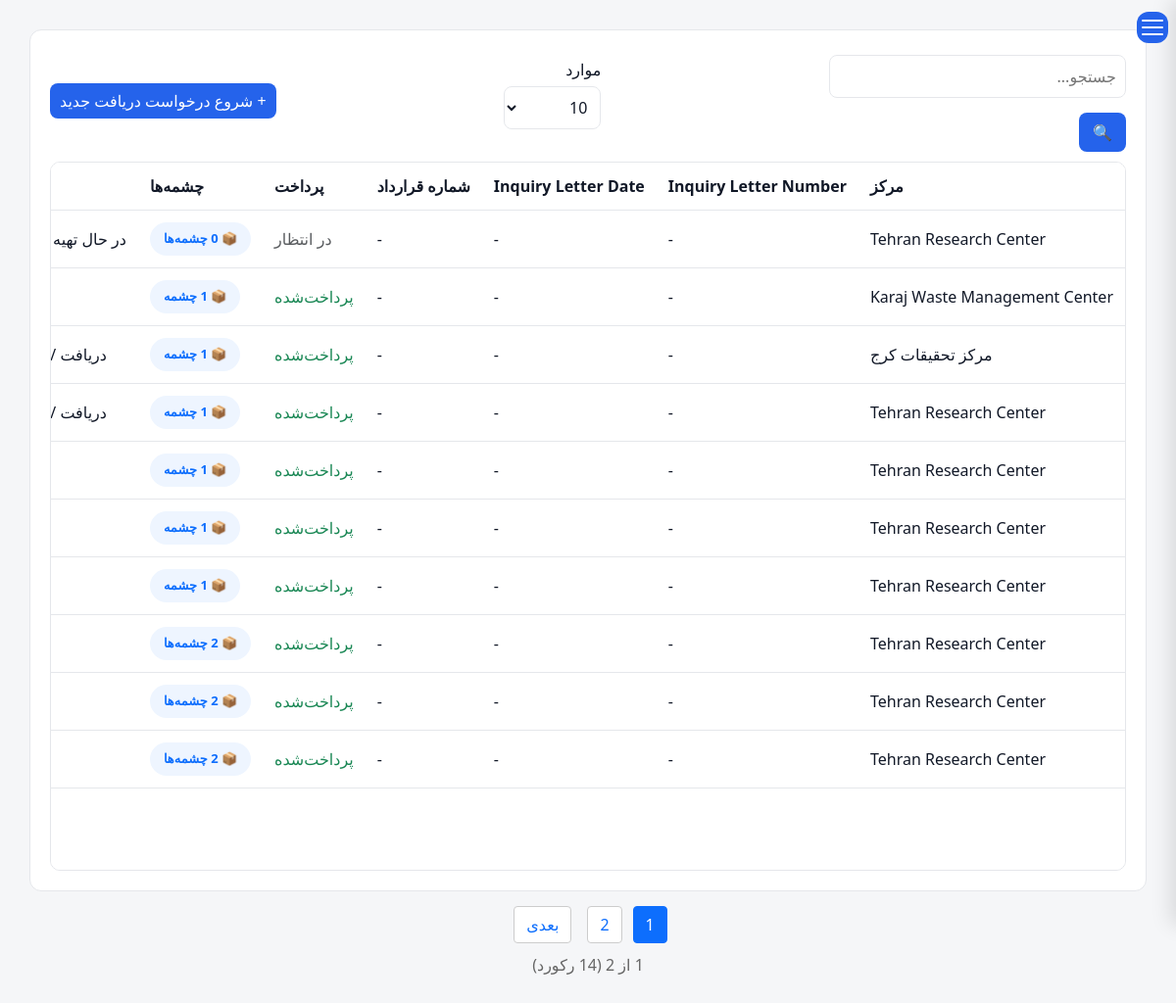
/receive-source/list/ (signed in), run on an earlier commit of the app's database.
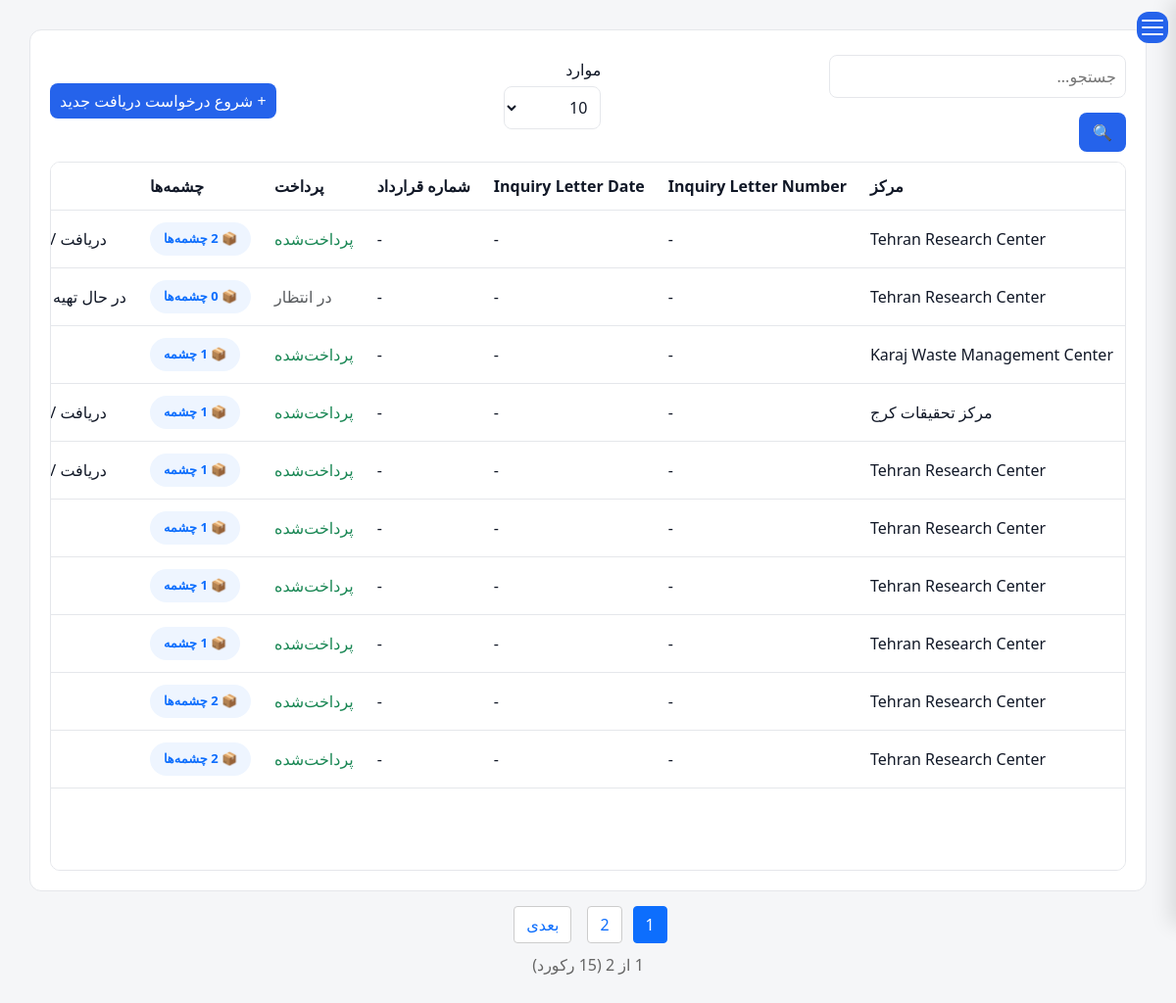
And on a later commit of the database.
### receive_source/models.py (models this page shows, shortened)
class ReceiveRequest(models.Model):
    facility = models.ForeignKey(
        FacilityModel,
        verbose_name=_("Delivering Facility"),
        on_delete=models.PROTECT,
        related_name="receive_requests",
    )
    delivery_letter_number = models.CharField(
        _("Delivery Letter Number"),
        max_length=100,
        blank=True,
        null=True,
    )
    delivery_letter_date = models.DateField(
        _("Delivery Letter Date"),
        blank=True,
        null=True,
    )
    distance_to_tehran_km = models.DecimalField(
        _("Estimated Distance to Tehran Office (km)"),
        max_digits=8,
        decimal_places=2,
        blank=True,
        null=True,
    )
    status = models.CharField(
        _("Status"),
        max_length=25,
        choices=ReceiveStatus.choices,
        default=ReceiveStatus.DRAFT,
    )
    status_date = models.DateTimeField(
        _("Status Date"),
        null=True,
        blank=True,
    )
    specification_completed = models.BooleanField(
        _("Specification Completed"),
        default=False,
    )
    discount_requested = models.BooleanField(
        _("Discount Requested"),
        default=False,
    )
    discount_notes = models.TextField(
        _("Discount Notes"),
        blank=True,
        null=True,
    )
    description = models.TextField(
        _("Description"),
        blank=True,
    )
    created_by = models.ForeignKey(
        settings.AUTH_USER_MODEL,
        verbose_name=_("Created By"),
        on_delete=models.PROTECT,
        related_name="receive_requests_created",
    )
    created_at = models.DateTimeField(_("Created At"), auto_now_add=True)
    updated_at = models.DateTimeField(_("Updated At"), auto_now=True)
    history = HistoricalRecords()
    class Meta:
        ordering = ["-created_at"]
        verbose_name = _("Receive Request")
        verbose_name_plural = _("Receive Requests")

class ReceiveContract(models.Model):
    receive_request = models.OneToOneField(
        ReceiveRequest,
        on_delete=models.PROTECT,
        related_name="contract",
    )
    contract_number = models.CharField(
        _("Contract Number"), max_length=100, blank=True, null=True,
    )
    contract_date = models.DateField(
        _("Contract Date"), blank=True, null=True,
    )
    contract_cost = models.DecimalField(
        _("Contract Cost"), max_digits=14, decimal_places=2, blank=True, null=True,
    )
    invoice = models.FileField(
        _("Invoice"),
        upload_to="receiving/invoices/",
        blank=True,
        null=True,
    )
    discount_requested = models.BooleanField(
        _("Discount Requested"),
        default=False,
        help_text=_("If checked, the request routes to the CEO for signature before Finance."),
    )
    discount_notes = models.TextField(
        _("Discount Notes"), blank=True, null=True,
    )
    send_to_financial = models.BooleanField(
        _("Send to Financial"), default=False,
    )
    contract_accountable = models.CharField(
        _("Contract Accountable"), max_length=100, blank=True, null=True,
    )
    amendment_notes = models.TextField(
        _("Amendment Notes"), blank=True, null=True,
    )
    created_at = models.DateTimeField(_("Created At"), auto_now_add=True)
    updated_at = models.DateTimeField(_("Updated At"), auto_now=True)
    history = HistoricalRecords()
    class Meta:
        verbose_name = _("Receive Contract")
        verbose_name_plural = _("Receive Contracts")

### facilities/models.py (models this page shows, shortened)
class FacilityModel(models.Model):
    name = models.CharField(
        _("Facility Name"),
        max_length=255, blank=True,null=True
    )
    responsible_person = models.CharField(
        _("Responsible Person"),
        max_length=150, blank=True,null=True
    )
    telephone = models.CharField(
        _("Telephone"),
        max_length=50, blank=True,null=True
    )
    email = models.EmailField(
        _("Email"),
        blank=True,null=True
    )
    address1 = models.CharField(
        _("Address Line 1"),
        max_length=255, blank=True,null=True
    )
    address2 = models.CharField(
        _("Address Line 2"),
        max_length=255,
         blank=True,null=True
    )
    postal_code = models.CharField(
        _("Postal Code"),
        max_length=20,
         blank=True,null=True
    )
    national_id = models.CharField(
        _("National ID"),
        max_length=50,
         blank=True,null=True
    )
    economic_code = models.CharField(
        _("Economic Code"),
        max_length=50,
         blank=True,null=True
    )
    created_at = models.DateTimeField(
        _("Created At"),
        auto_now_add=True
    )
    updated_at = models.DateTimeField(
        _("Updated At"),
        auto_now=True
    )
    class Meta:
        ordering = ["name"]
        verbose_name = _("Facility")
        verbose_name_plural = _("Facilities")
        constraints = [
            models.UniqueConstraint(
                fields=["national_id"],
                name="unique_facility_national_id",
                condition=models.Q(national_id__isnull=False),
            ),
            models.UniqueConstraint(
                fields=["postal_code"],
                name="unique_facility_postal_code",
                condition=models.Q(postal_code__isnull=False),
            ),
            models.UniqueConstraint(
                fields=["economic_code"],
                name="unique_facility_economic_code",
                condition=models.Q(economic_code__isnull=False),
            ),
        ]

### receive_source/views.py (the view, shortened to what this page needs)
# urls.py: path("list/", views.receive_list, name="receive_list"),
def receive_list(request):
    search = request.GET.get("search", "")
    page_size = request.GET.get("page_size", "10")
    queryset = (
        ReceiveRequest.objects
        .select_related("facility", "contract", "payment")
        .prefetch_related("sources__nuclide", "attachments")
        .order_by("-created_at")
    )
    paginator = Paginator(queryset, int(page_size))
    page_obj = paginator.get_page(request.GET.get("page"))
    return render(
        request,
        "receive_source/receive_list.html",
        {"page_obj": page_obj, "search": search, "page_size": int(page_size)},
    )

### reference/models.py (called while the page is built)
    def __str__(self):
        return self.name

### templates/receive_source/receive_list.html (shortened to what this page needs)
{% extends 'base.html' %}
{% load i18n %}
{% load static %}
{% block content %}
<div class="content">
<div class="table-header">
    <div class="header-group">
        <form method="get">
            <input type="text" name="search" placeholder="{% trans 'Search...' %}" value="{{ search }}">
            <button type="submit">🔍</button>
        </form>
    </div>
    <div class="header-group">
        <form method="get">
            <label>{% trans "Items" %}</label>
            <select name="page_size" onchange="this.form.submit()">
                <option value="10" {% if page_size == 10 %}selected{% endif %}>10</option>
            </select>
        </form>
    </div>
    <div class="header-group">
        <a href="{% url 'receive_create' %}" class="btn-blue">
            {% trans "+ Start New Receive Request" %}
        </a>
    </div>
</div>
<div class="table-scroll">
<table id="mainTable">
<thead>
<tr>
    <th>{% trans "Facility" %}</th>
    <th>{% trans "Inquiry Letter Number" %}</th>
    <th>{% trans "Inquiry Letter Date" %}</th>
    <th>{% trans "Contract Number" %}</th>
    <th>{% trans "Payment" %}</th>
    <th>{% trans "Sources" %}</th>
    <th>{% trans "Status" %}</th>
</tr>
</thead>
<tbody>
{% for req in page_obj %}
<tr>
    <td>{{ req.facility.name }}</td>
    <td>{{ req.inquiry_letter_number|default:"-" }}</td>
    <td>{{ req.inquiry_letter_date|default:"-" }}</td>
    <td>{{ req.contract.contract_number|default:"-" }}</td>
    <td>
        {% if req.payment.payment_done %}
            <span class="text-success">{% trans "Paid" %}</span>
        {% else %}
            <span class="text-muted">{% trans "Pending" %}</span>
        {% endif %}
    </td>
    <td>
        <button type="button" class="summary-badge sources" data-bs-toggle="modal" data-bs-target="#sourcesModal{{ req.pk }}">
            📦 {{ req.sources.count }}
            {% if req.sources.count == 1 %}{% trans "Source" %}{% else %}{% trans "Sources" %}{% endif %}
        </button>
    </td>
    <td>{{ req.get_status_display }}</td>
</tr>
{% empty %}
<tr>
    <td colspan="8" class="text-center">{% trans "No receive requests found." %}</td>
</tr>
{% endfor %}
</tbody>
</table>
</div>
</div>
<div class="pagination">
    {% for num in page_obj.paginator.page_range %}
        {% if num >= page_obj.number|add:"-2" and num <= page_obj.number|add:"2" %}
            {% if page_obj.number == num %}
                <span class="current">{{ num }}</span>
            {% else %}
                <a href="?page={{ num }}{% if page_size %}&page_size={{ page_size }}{% endif %}">{{ num }}</a>
            {% endif %}
        {% endif %}
    {% endfor %}
    {% if page_obj.has_next %}
        <a href="?page={{ page_obj.next_page_number }}{% if page_size %}&page_size={{ page_size }}{% endif %}">{% trans "Next" %}</a>
    {% endif %}
</div>
<div class="page-info">
    {{ page_obj.number }} {% trans "of" %} {{ page_obj.paginator.num_pages }}
    ({{ page_obj.paginator.count }} {% trans "records" %})
</div>
{% endblock %}

What changed in the data, as far as the page shows it:
no longer on this page (row unchanged): ReceiveRequest: facility.name "Tehran Research Center", inquiry_letter_number "-", inquiry_letter_date "-", contract.contract_number "-", sources.count "2"
added ReceiveRequest: facility.name "Tehran Research Center", inquiry_letter_number "-", inquiry_letter_date "-", contract.contract_number "-", sources.count "2", status "دریافت /…"
